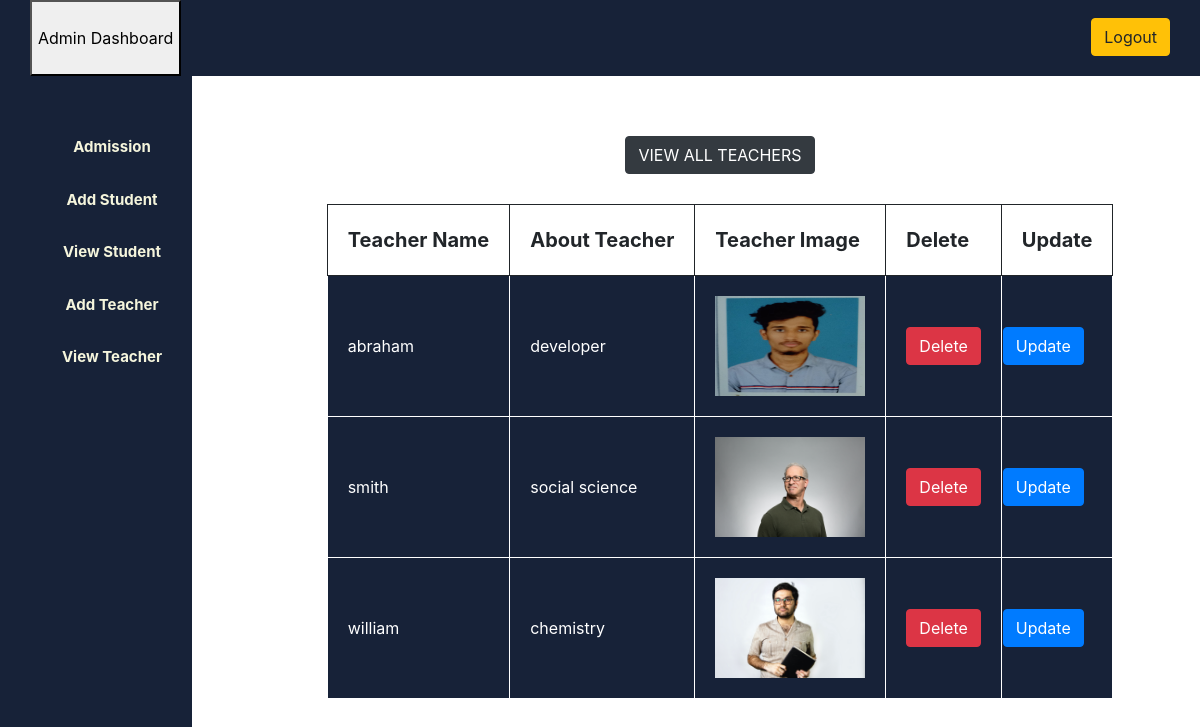
The page /viewteacher.php (signed in) on the database its author committed.
### tables this page shows
CREATE TABLE `teacher` (
  `id` int(20) NOT NULL,
  `name` varchar(50) DEFAULT NULL,
  `description` varchar(50) DEFAULT NULL,
  `image` varchar(38) DEFAULT NULL
);

### viewteacher.php (the view, shortened to what this page needs)
<?php
$host="localhost";
$user="root";
$password="";
$db="schoolproject";
$data=mysqli_connect($host,$user,$password,$db);
$sql="SELECT * from teacher";
$result=mysqli_query($data,$sql);
?>
<!DOCTYPE html>
<html lang="en">
<head>
    <?php
include 'admincss.php';
?>
</head>
<body>
<?php
include 'adminsidebar.php';
?>
<div class="adcontent">
<center>
<button class="btn btn-dark">VIEW ALL TEACHERS</button>
    <table>
<tr>
    <th class="tableth">Teacher Name</th>
    <th class="tableth">About Teacher</th>
    <th class="tableth">Teacher Image</th>
    <th class="tableth">Delete</th>
    <th class="tableth">Update</th>
</tr>
<?php
while($info=$result->fetch_assoc()){
?>
<tr>
<td class="tabletds"><?php echo"{$info['name']}"   ?></td>
<td class="tabletds" > <?php echo"{$info['description']}"   ?></td>
<td class="tabletds"><img height="100px" width="150px"src="<?php echo"{$info['image']}"   ?>"></td>
<td class="tabletds"> <?php echo
"<a onClick=\"javascript:return confirm('Are You Sure To Delete');\" class='btn btn-danger'href='viewteacher.php?teacher_id={$info['id']}'>Delete</a>";
 ?></td>
 <td class="tabletd"> <?php echo
"<a class='btn btn-primary'href='updateteacher.php?teacher_id={$info['id']}'>Update</a>";
 ?></td>
</tr>
<?php
}
?>
</table>
</center>
</div>
</body>
</html>

### admincss.php (shortened to what this page needs)
<link href="https://cdn.jsdelivr.net/npm/bootstrap@5.3.0-alpha1/dist/css/bootstrap.min.css" rel="stylesheet">
<link rel="stylesheet" href="https://cdn.jsdelivr.net/npm/bootstrap@4.6.2/dist/css/bootstrap.min.css">
<link rel="stylesheet" href="admin.css">

### adminsidebar.php
<header class="heder">
<button a href="#">Admin Dashboard</button></a>
        <div class="logout">
            <a href="logout.php" class="btn btn-warning">Logout</a>
        </div>
    </header>
    <asider>
        <ul class="adside">
            <li><a href="admission.php">Admission</a></li>
            <li><a href="addstudent.php">Add Student</a></li>
            <li><a href="viewstudent.php">View Student</a></li>
            <li><a href="addteacher.php">Add Teacher</a></li>
            <li><a href="viewteacher.php">View Teacher</a></li>
        </ul>
    </asider>

### admin.css (style rules this page uses)
.heder { background-color: #172238; line-height: 70px; padding-left: 30px; }
.heder a { text-decoration: none; }
.logout { float:right; padding-right: 30px; }
.adside { background-color: #172238; width: 16%; height: 100%; position: fixed; padding-top: 5%; text-align: center; }
.adside li { list-style: none; padding-bottom: 30px; font-size: 15px; }
.adside li a { color:beige; font-weight: bold; }
.adcontent { margin-top: 5%; margin-left: 20%; }
table, th, tr ,td { border: 1px solid; }
.tabletd { background-color: #172238; color:#fff; }
.tabletds { background-color: #172238; color:#fff; padding: 20px; }
.tableth { padding:20px; font-size:20px; }
.adcontent button { margin-bottom: 30px; }

### rows shown on the page
teacher: name "abraham", description "developer", image (picture)
teacher: name "smith", description "social science", image (picture)
teacher: name "william", description "chemistry", image (picture)
